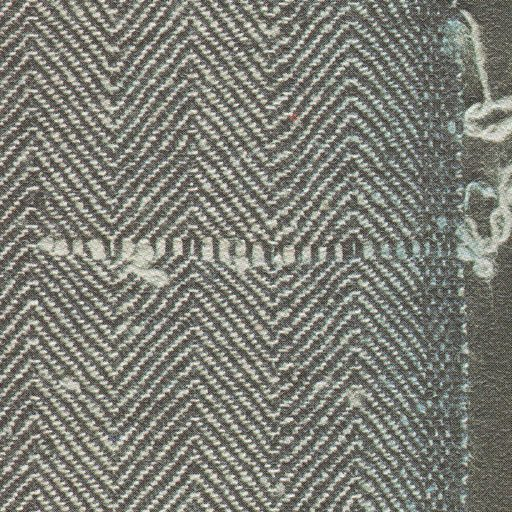
#> input picture INPUT_images/0046_Jerk-In.jpg, 512 x 512 px; its folder holds only this picture in this run
$ python fabric.py
#> lines starting #> are read from the running program, lines starting #| are printed output that depends on the picture; after the words box and inside, x2 and y2 are one past the last pixel; in counts of white or black regions, pixels touching at a corner belong together
#> further down, image is the input picture: shape (512, 512, 3); mean B, G, R 118.6, 126.7, 126.1
import cv2
import os
import numpy as np
import matplotlib.pyplot as plt

def preprocess(image):
    #Convert to HSV color space
    hsv = cv2.cvtColor(image, cv2.COLOR_BGR2HSV)
#> hsv: shape (512, 512, 3); mean H, S, V 37, 22.3, 128.4
    #Extract brightness channel (value)
    v = hsv[:,:,2]
    #Apply blur to reduce noise
    blr = cv2.blur(v, (15, 15))
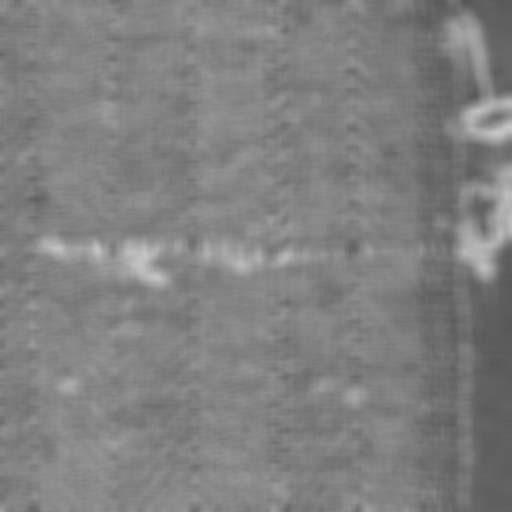
#> blr: shape (512, 512); min 85, max 198, mean 128.4
    #Denoise using Non-Local Means Denoising
    dst = cv2.fastNlMeansDenoising(blr, None, 10, 7, 21)
    #Apply thresholding to create a binary image
    _, binary = cv2.threshold(dst, 0, 255, cv2.THRESH_BINARY + cv2.THRESH_OTSU)
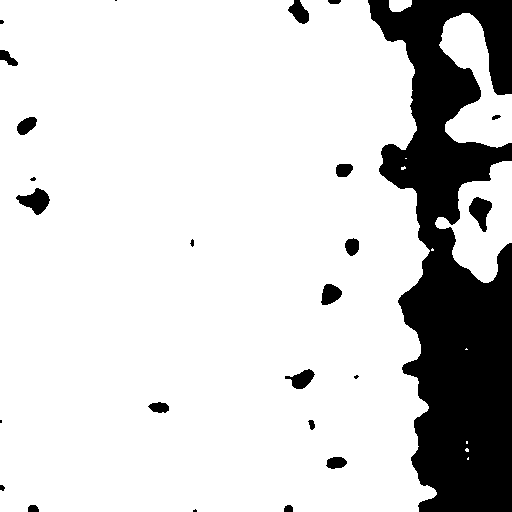
#> binary: shape (512, 512); 82.9% white; 25 black regions (6 under 20 px), largest, box (x1, y1, x2, y2) and area: (368, 0, 512, 512) 41458, (16, 188, 50, 215) 496, (469, 197, 492, 232) 460
    return binary

def postprocess(image, original_image):
    #Create a kernel for morphological operations
    kernel = np.ones((5, 5), np.uint8)
    #Erosion to remove small bright regions and enhance dark regions
    erosion = cv2.erode(image, kernel, iterations=1)
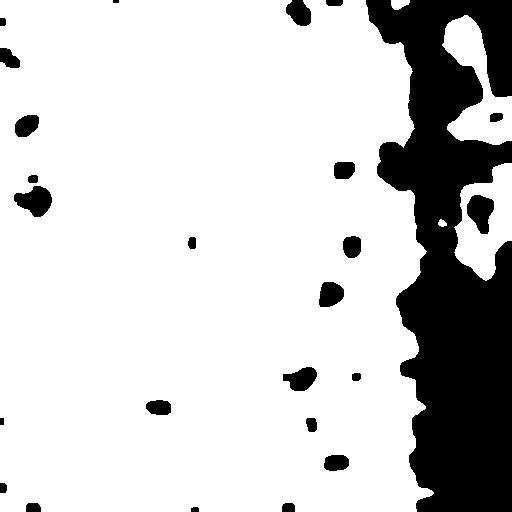
#> erosion: shape (512, 512); 80.6% white; 25 black regions (1 under 20 px), largest, box (x1, y1, x2, y2) and area: (366, 0, 512, 512) 44902, (14, 186, 52, 217) 760, (467, 195, 494, 234) 712
    #Dilation to fill gaps and holes in the detected regions
    dilation = cv2.dilate(erosion, kernel, iterations=1)
#> dilation: shape (512, 512); 82.9% white; 25 black regions (6 under 20 px)
    #Find contours in the processed image
    contours, _ = cv2.findContours(dilation, cv2.RETR_TREE, cv2.CHAIN_APPROX_SIMPLE)
#> contours = 19 contours, 1 with area under 20; largest, box (x1, y1, x2, y2) and area: (0, 0, 436, 512) 208158, (452, 161, 512, 283) 5061, (440, 13, 512, 147) 4974, (15, 187, 51, 216) 538, (468, 196, 493, 233) 501
    #Draw contours on the original image to highlight defects
    for cnt in contours:
        area = cv2.contourArea(cnt)
        #Highlight contours with area less than a threshold (indicative of defects)
        if area < 261121.0:
            cv2.drawContours(original_image, [cnt], -1, (0, 0, 255), 3)  #Red color for defects
#> this loop made 19 passes
#> area on passes 1, 2, 3, 4, 5, 6, 7, 8, 9, 10, 12, 13: 114.5, 5061, 501, 4973.5, 40, 199.5, 208158, 216, 59, 193, 361.5, 343
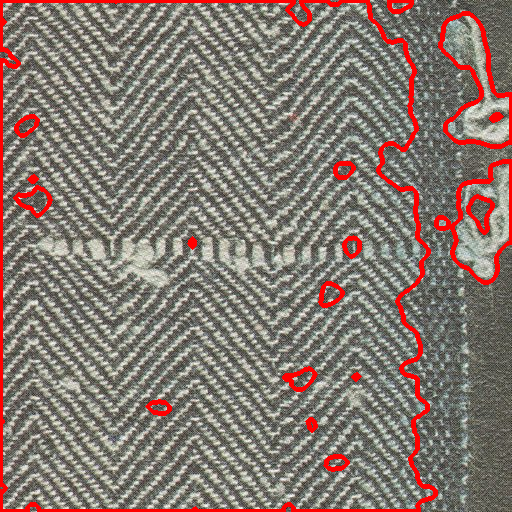
#> original_image: shape (512, 512, 3); mean B, G, R 112.5, 120.2, 133.5
    return original_image

def defect_detect(image):
    img = image.copy()
    #Preprocess the input image
    preprocessed_image = preprocess(img)
    #Postprocess the preprocessed image to detect and highlight defects
    postprocessed_image = postprocess(preprocessed_image, img)
    return postprocessed_image, preprocessed_image

#Path to the input images folder
input_folder = 'INPUT_images'

#Process each image in the folder
for filename in os.listdir(input_folder):
    #Read the image
    image_path = os.path.join(input_folder, filename)
    image = cv2.imread(image_path)

    #Detect and highlight defects in the image
    result_image, preprocessed_image = defect_detect(image)

    #Display the Fabric image
    plt.figure(figsize=(12, 4))
    plt.subplot(1, 3, 1)
    plt.imshow(cv2.cvtColor(image, cv2.COLOR_BGR2RGB))
    plt.title('Fabric Image')
    plt.axis('off')

    #Display the processed image
    plt.subplot(1, 3, 2)
    plt.imshow(preprocessed_image, cmap='gray')
    plt.title('Processed Image')
    plt.axis('off')

    #The defects in the Fabric image are highlighted and displayed
    plt.subplot(1, 3, 3)
    plt.imshow(cv2.cvtColor(result_image, cv2.COLOR_BGR2RGB))
    plt.title('Defect Highlighted')
    plt.axis('off')

    plt.show()
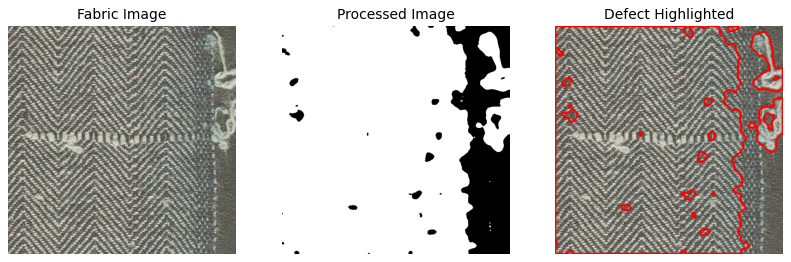
#> figure drawn by matplotlib, 3 panels
